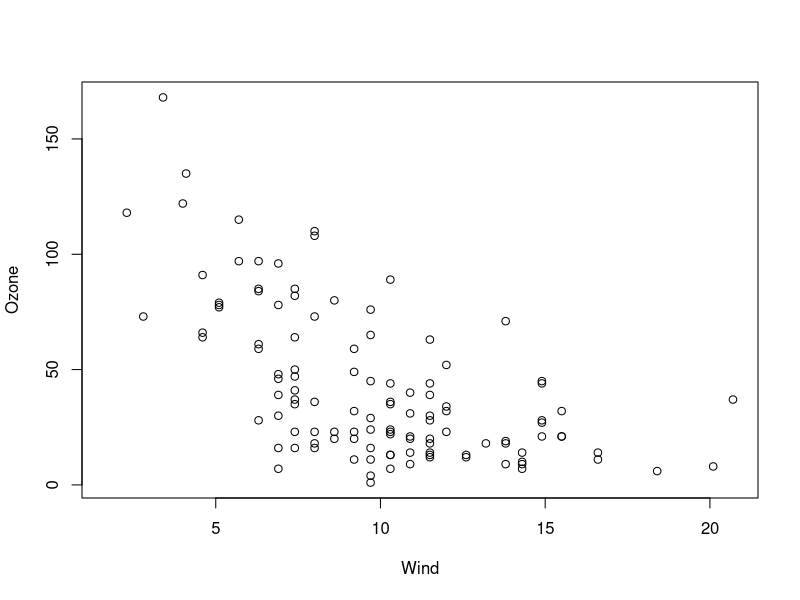

Write R code to recreate this figure.
airquality

plot(Ozone~Wind, airquality);

m1 = lm(Ozone~Wind, airquality);

coef(m1)

p1_ozone = coef(m1)[1] + coef(m1)[2] * 19;

p1_ozone

m2 = glm(Ozone~Wind, airquality, family = poisson);
coef(m2)
p2_ozone = coef(m2)[1] + coef(m2)[2] * 19;
p2_ozone

p2_ozone.glm = exp(coef(m2)[1] + coef(m2)[2] * 19)
p2_ozone.glm

